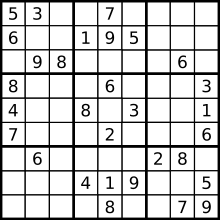
#> input picture sudoku_1.png, 220 x 220 px
$ python -i sudoku_images.py   (imports and definitions only)
#> lines starting #> are read from the running program, lines starting #| are printed output that depends on the picture; after the words box and inside, x2 and y2 are one past the last pixel; in counts of white or black regions, pixels touching at a corner belong together

import cv2
import numpy as np
from numpy.ma.extras import average

from sudoku_solver import sudoku_solve, sudoku_check

saved_img=np.zeros((10,50,50,3),int)
# [2 lines not run here, left out]


# def draw_rectangle:
gr=np.zeros((9,9),int)
#print(gr)

def sudoku_scan(img_name,show=False):

#> called with img_name = 'sudoku_1.png', show = False
    img = cv2.imread(img_name)
#> img is the input picture: shape (220, 220, 3); min 0, max 255, mean 206.9
    img = cv2.resize(img, (220*4, 220*4))
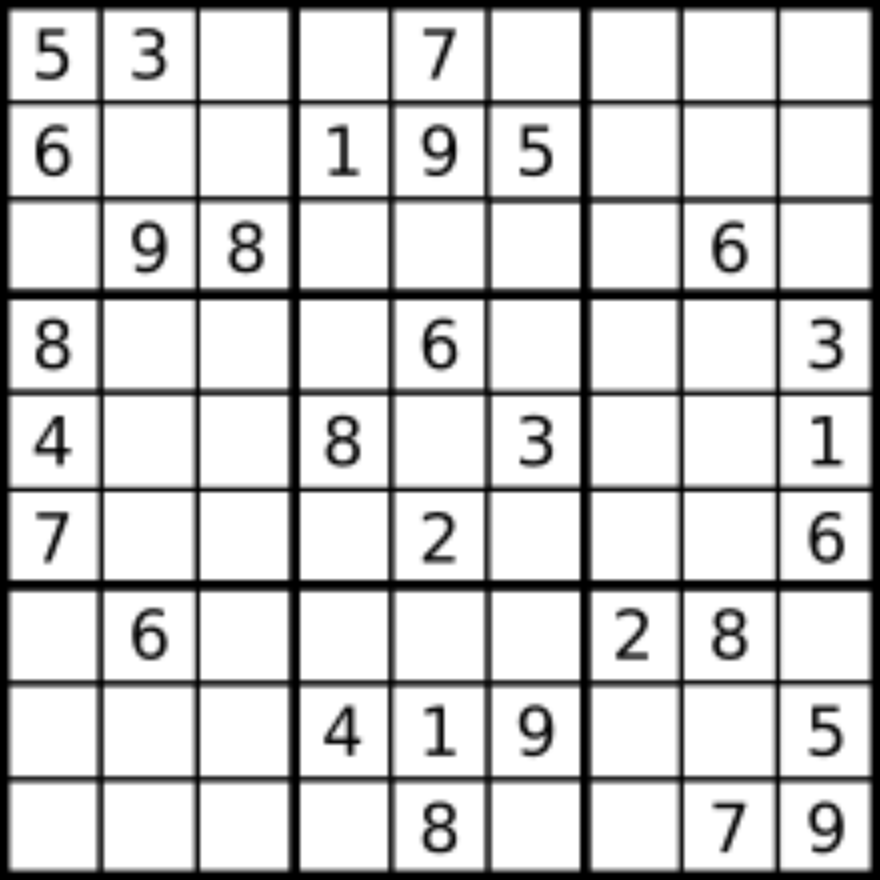
#> img: shape (880, 880, 3); min 0, max 255, mean 206.8

    #remove grey with threshold
    black=1
    threshold=127
    if black:
        (tr,img) = cv2.threshold(img, threshold, 255, cv2.THRESH_BINARY)
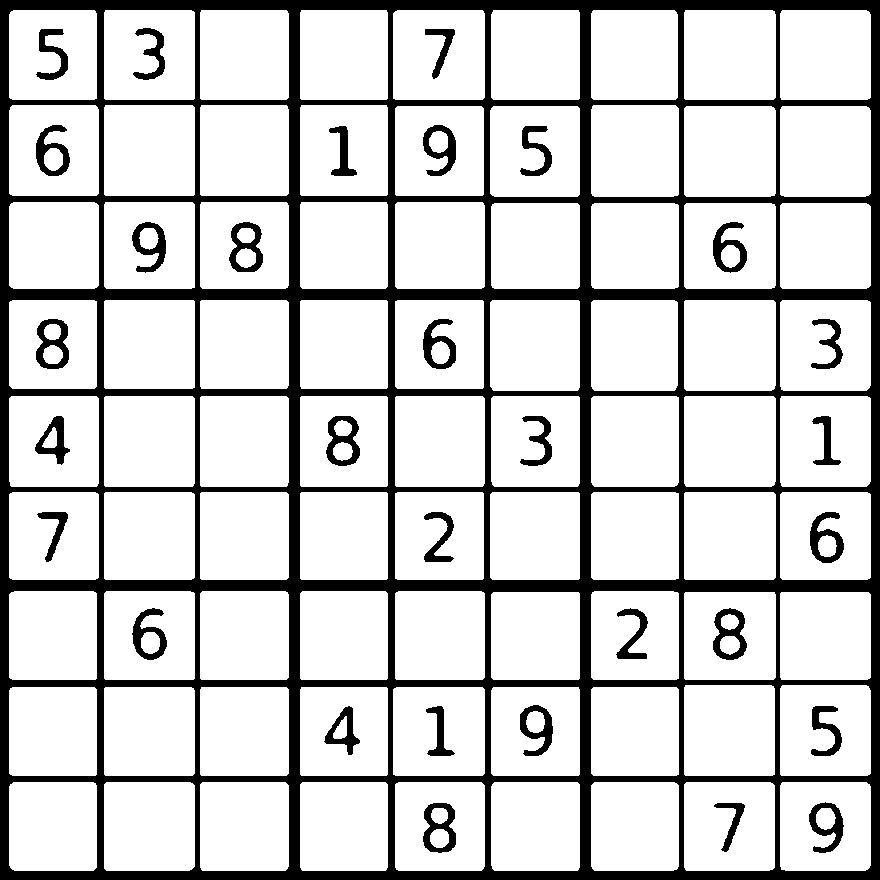
#> img: shape (880, 880, 3); 80.9% white; 31 black regions, largest, box (x1, y1, x2, y2) and area: (0, 0, 880, 880) 127174, (713, 608, 747, 660) 853, (326, 416, 360, 466) 852
#> tr = 127

    i_b,i_w=0,0
    j_b,j_w,j_0=0,0,0
    for line in range(9):
        if line == 0:
            while i_b < len(img) and img[i_b, i_b, 0] != 255:
                i_b += 1
            j_b=i_b
            j_0=j_b
        else:
            j_b=j_0
            while i_b < len(img) and img[i_b, j_b, 0] != 255:
                i_b += 1
        i_w=i_b

        while i_w < len(img) and img[i_w, j_b, 0] == 255:
            i_w += 1

        for col in range(9):
            if col>0:
                j_b=j_w
                while j_b < len(img) and img[i_b, j_b, 0] != 255:
                    j_b += 1
            j_w=j_b
            while j_w < len(img) and img[i_b, j_w, 0] == 255:
                j_w += 1

            gr[line,col] = np.average(img[i_b:i_w, j_b:j_w, 0])
            start_point = (j_b, i_b)
            end_point = (j_w, i_w)
            color = (0, 0, 255)
            img = cv2.rectangle(img, start_point, end_point, color)
            #print( (line,col), start_point, end_point, (end_point[0] -start_point[0],end_point[1] -start_point[1]) )
            if gr[line,col] <250:
                up,down,left,right=0,0,0,0
                for p in range(j_b + 1, j_w):
                    # print(int(0 in (img[i_b + 1:i_w, p, 0])), end=' ')
                    if (not left) and 0 in img[i_b + 1:i_w, p, 0]:
                        left = p
                    if left and (not right) and 0 not in img[i_b + 1:i_w, p, 0]:
                        right = p
                # print()
                for p in range(i_b + 1, i_w):
                    # print(int(0 in (img[p, j_b + 1:j_w, 0])), end=' ')
                    if (not up) and 0 in img[p, j_b + 1:j_w, 0]:
                        up = p
                    if up and (not down) and 0 not in img[p, j_b + 1:j_w, 0]:
                        down = p

                # print()
                #print(up-down,left-right)
                start_point = (left-2, up-2)
                end_point = (right+1, down+1)
                color = (0, 0, 255)
                img = cv2.rectangle(img, start_point, end_point, color)
                gr[line, col] = predict(img[up:down, left:right, 0])
            else:
                gr[line, col] = 0
#> this loop made 9 passes
#> pass 1, in predict, `cell = cv2.resize(cell,(50,50) )`:
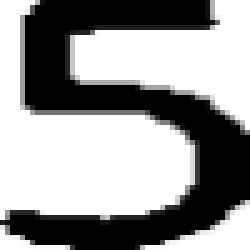
#> cell: shape (50, 50) (shown 5 times larger); min 0, max 255, mean 151.4
#> pass 1, in predict, `(tr, cell) = cv2.threshold(cell, 127, 255, cv2.THRESH_BINARY)`:
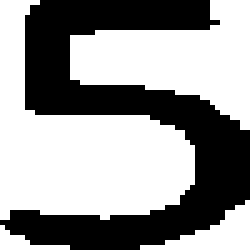
#> cell: shape (50, 50) (shown 5 times larger); 59.2% white; 1 black region, box (x1, y1, x2, y2) and area: (0, 0, 50, 50) 1019
#> pass 1, in predict (call 2), `cell = cv2.resize(cell,(50,50) )`:
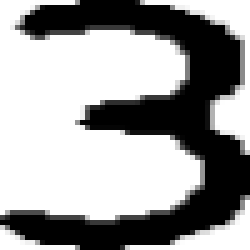
#> cell: shape (50, 50) (shown 5 times larger); min 0, max 255, mean 157.7
#> pass 1, in predict (call 2), `(tr, cell) = cv2.threshold(cell, 127, 255, cv2.THRESH_BINARY)`:
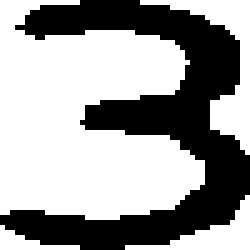
#> cell: shape (50, 50) (shown 5 times larger); 61.7% white; 1 black region, box (x1, y1, x2, y2) and area: (0, 0, 50, 50) 957
#> after the loop:
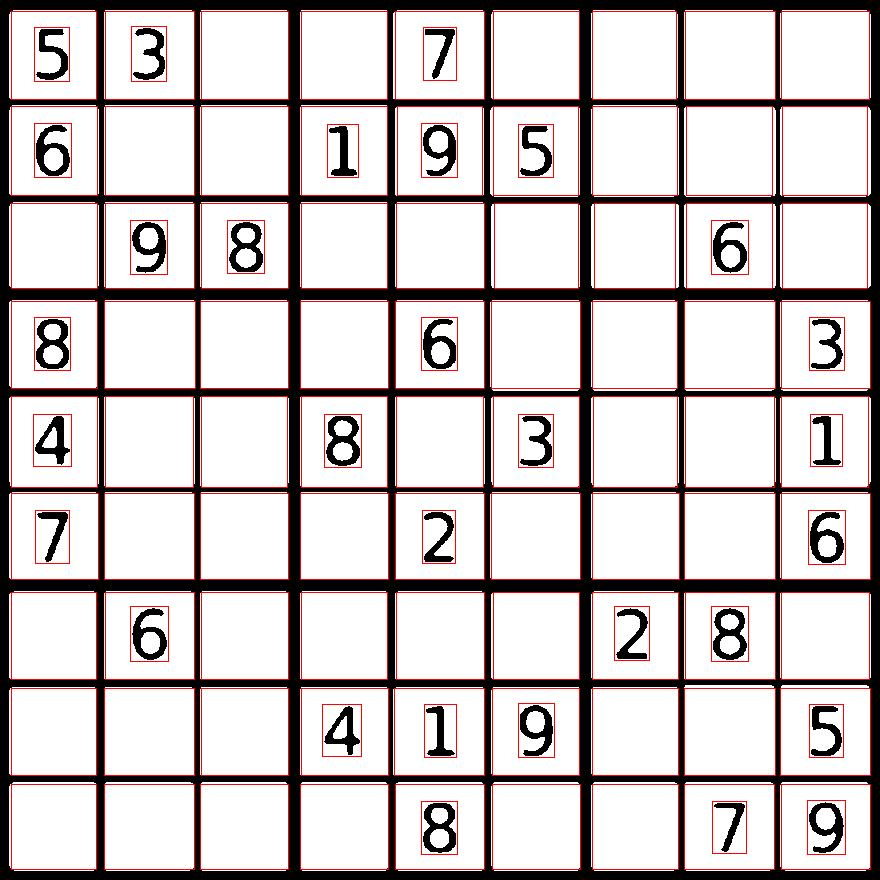
#> img: shape (880, 880, 3); 4.34% of pixels changed, all inside (x1, y1, x2, y2) = (11, 11, 871, 870)
#> after the loop, i_b = 784
    #print(gr)

    # img[i:i + 10, i] = [0, 0, 255]
    # img[i:i + 10, i+10] = [0, 0, 255]
    # img[i, i:i+10] = [0, 0, 255]
    # img[i +10, i:i + 10] = [0, 0, 255]
    # print(i, j, shape(img[i:i + skip_v, j:j + skip_h, 0]), av)

    if show:
        # Display the image
        cv2.imshow("Image", img)#[0:120,0:int(220/9)])
        # Wait for the user to press a key
        cv2.waitKey(0)
        # Close all windows
        cv2.destroyAllWindows()
        #print(img.shape)
    return gr


dico_av={137:1,152:2,157:3,153:4,151:5,139:6,172:7,130:8,140:9}
a=0


def predict(cell):

    cell = cv2.resize(cell,(50,50) )
    (tr, cell) = cv2.threshold(cell, 127, 255, cv2.THRESH_BINARY)
    ar=np.zeros(9)
    for i in range(9):
        cell_i= np.copy(cell)
        cell_i[:]=((cell[:]!=saved_img[i+1,:,:,0])*255)

        ar[i]=np.sum(cell_i/255)

        #cv2.imshow("cell"+str(i), cell_i)
        #cv2.waitKey(1)


    p=np.argmin(ar)+1

    return p


def number_img_define(img,val):
    filename = 'savedImage_'+str(val)+'.png'
    cv2.imwrite(filename, img)
    print(str(val)+' saved to '+filename)


# [22 lines not run here, left out]

>>> result = sudoku_scan('sudoku_1.png')
